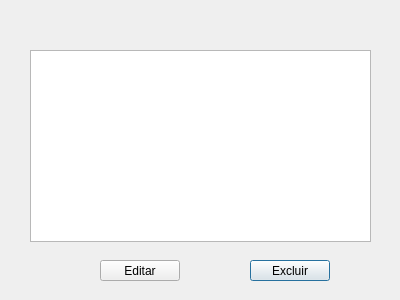
<?xml version="1.0" encoding="UTF-8"?>
<ui version="4.0">
 <class>gestao_adms</class>
 <widget class="QDialog" name="gestao_adms">
  <property name="geometry">
   <rect>
    <x>0</x>
    <y>0</y>
    <width>400</width>
    <height>300</height>
   </rect>
  </property>
  <property name="windowTitle">
   <string>Dialog</string>
  </property>
  <widget class="QTableWidget" name="tw_adm">
   <property name="geometry">
    <rect>
     <x>30</x>
     <y>50</y>
     <width>341</width>
     <height>192</height>
    </rect>
   </property>
  </widget>
  <widget class="QPushButton" name="btn_excluir">
   <property name="geometry">
    <rect>
     <x>250</x>
     <y>260</y>
     <width>80</width>
     <height>21</height>
    </rect>
   </property>
   <property name="text">
    <string>Excluir</string>
   </property>
  </widget>
  <widget class="QPushButton" name="btn_edit">
   <property name="geometry">
    <rect>
     <x>100</x>
     <y>260</y>
     <width>80</width>
     <height>21</height>
    </rect>
   </property>
   <property name="text">
    <string>Editar</string>
   </property>
  </widget>
 </widget>
 <resources/>
 <connections/>
</ui>
